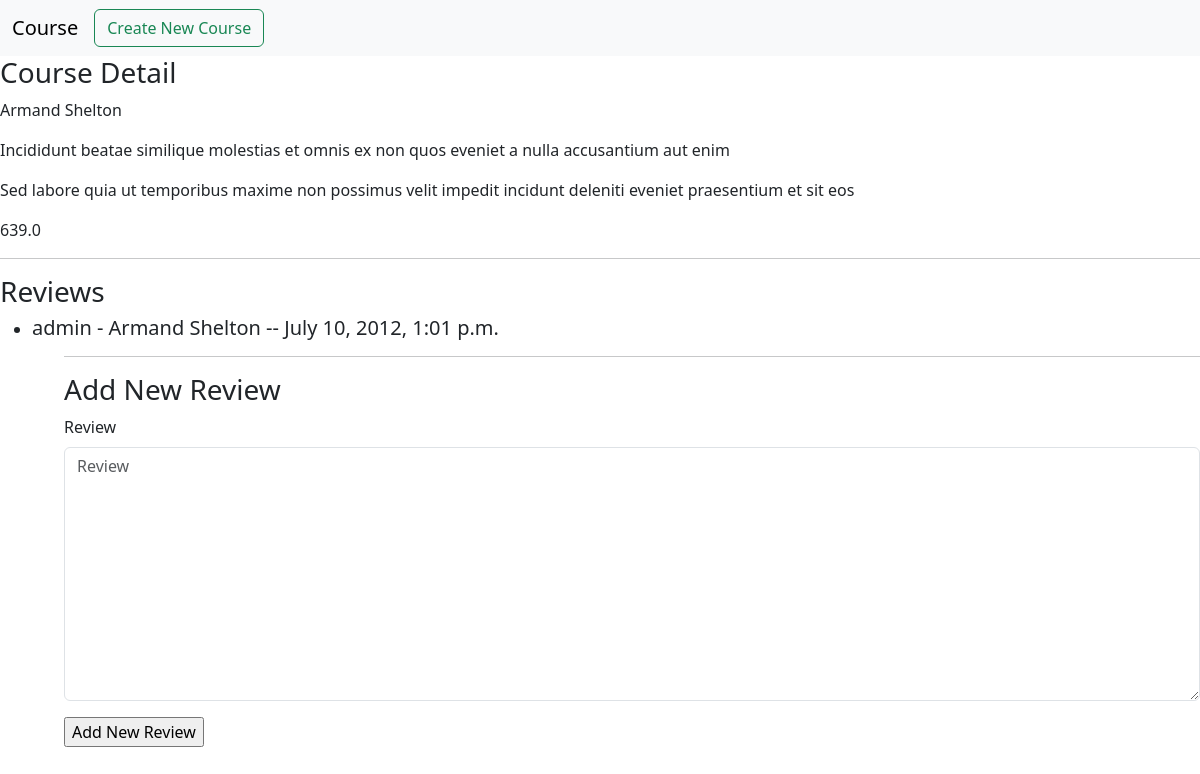
Screenshot of /course/8 with the database file from the repository.
### Course/models.py (models this page shows, shortened)
class Course(models.Model):
    name= models.CharField(max_length=200,blank=True, null=True)
    subtitle= models.name = models.CharField(max_length=300,blank=True, null=True)
    discription = models.TextField(max_length= 1000)
    price = models.FloatField(max_length=10)
    categorie = models.ForeignKey(Categories , related_name="course_categorie" , on_delete=models.CASCADE,null=True)
    tags = TaggableManager()
    def __str__(self):
        return  f'{self.name}'

class Reviews(models.Model):
    user = models.ForeignKey(User, related_name='user_review', on_delete=models.SET_NULL, null=True,blank=True)
    course = models.ForeignKey(Course, related_name='course_review', on_delete=models.CASCADE,null=True,blank=True)
    review = models.TextField(max_length=400)
    rate = models.IntegerField(null=True,blank=True)
    created_at = models.DateTimeField(default=timezone.now)

### Course/views.py (the view)
# urls.py: path('course/<int:pk>', course_detail),
def course_detail(request,pk):
    data = Course.objects.get(id=pk)
    course_review = Reviews.objects.filter(course=data)
    if request.method == 'POST':
        form = ReviewForm(request.POST)
        if form.is_valid():
            myform = form.save(commit=False)
            myform.user= request.user
            myform.review = data
            myform.save()
    else:
       form = ReviewForm()
    return render(request,'Course/course_detail.html',{'data':data,'form':form,'course_review':course_review})

### Course/forms.py
class ReviewForm(forms.ModelForm):
    class Meta:
         model= Reviews
         fields = ['review']

### Course/templates/Course/course_detail.html (shortened to what this page needs)
{% load django_bootstrap5 %}
<html lang="en">
  <head>
    <link href="https://cdn.jsdelivr.net/npm/bootstrap@5.3.2/dist/css/bootstrap.min.css" rel="stylesheet">
  </head>
  <body>
<nav class="navbar navbar-expand-lg bg-body-tertiary">
    <div class="container-fluid">
      <a class="navbar-brand" href="#">Course</a>
      <div class="collapse navbar-collapse" id="navbarSupportedContent">
    <a class="btn btn-outline-success" href="/course/new">Create New Course</a>
      </div>
    </div>
  </nav>
<h3>Course Detail</h3>
<p>{{data.name}}</p>
<p>{{data.subtitle}}</p>
</p>{{data.discription}}</p>
</p>{{data.price}}</p>
<hr/>
<h3>Reviews</h3>
    <ul>
        {% for review in  course_review %}
            <li>
                <h5>{{review.user}} - {{review.course}} -- {{review.created_at}}</h5>
            </li>
        {% endfor %}
    <ul/>
 <hr/>
<h3>Add New Review</h3>
<form method="post"  enctype="multipart/form-data">
    {% bootstrap_form form %}
    <input type="submit" value = "Add New Review">
</form>

### rows the page displays
Course: name "Armand Shelton", subtitle "Incididunt beatae similique molestias et omnis ex non quos eveniet a nulla accusantium aut enim", discription "Sed labore quia ut temporibus maxime non possimus velit impedit incidunt deleniti eveniet praesentium et sit eos", price "639.0"
Reviews: user "admin", course "Armand Shelton", created_at "July 10, 2012, 1:01 p.m."
